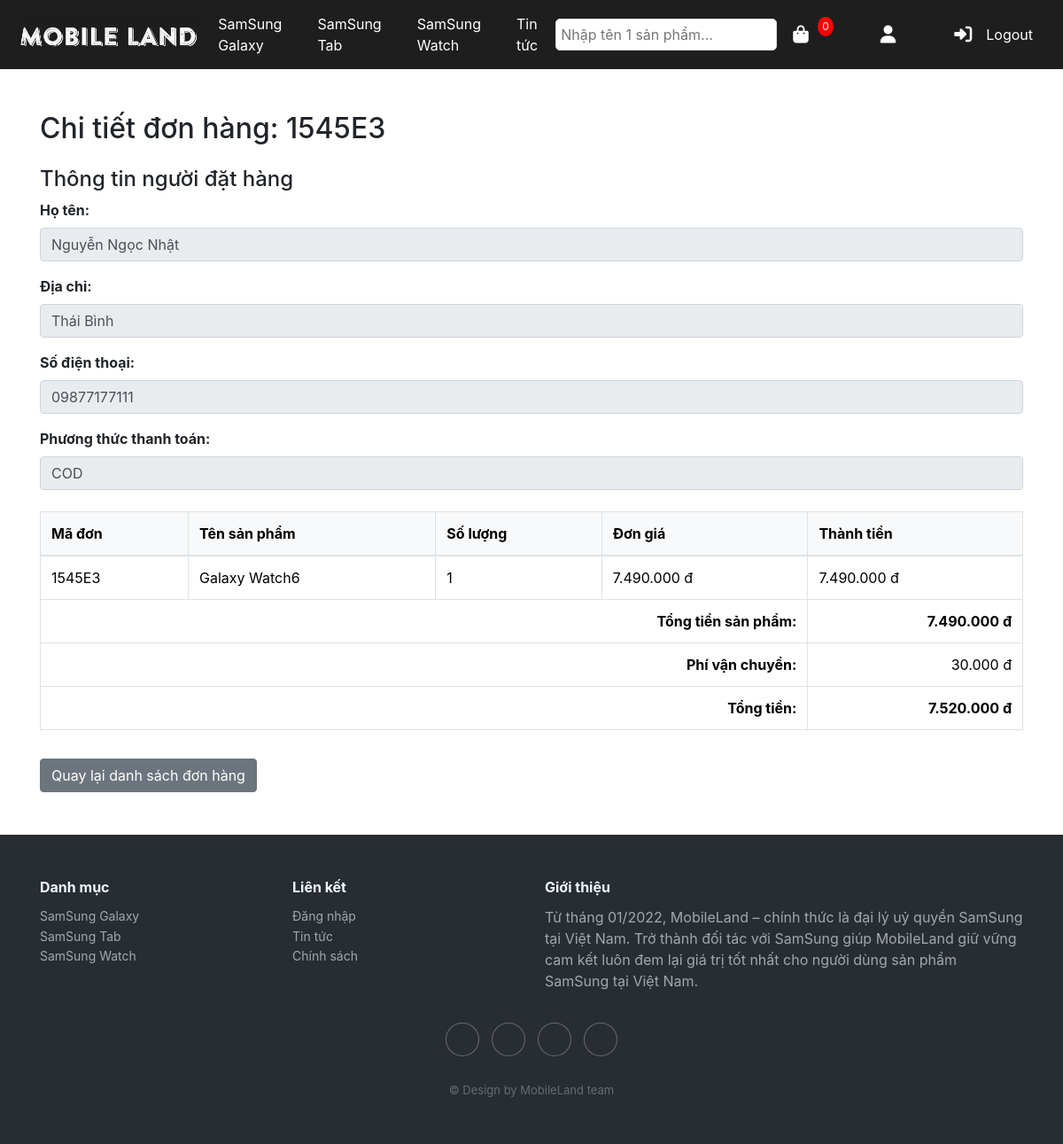
Screenshot of /?action=orderDetail&order_code=1545E3 (signed in) with the database file from the repository.
### tables this page shows
CREATE TABLE `categories` (
  `id` int NOT NULL,
  `cate_name` varchar(100) NOT NULL
);

CREATE TABLE `orders` (
  `id` int NOT NULL,
  `user_id` varchar(100) NOT NULL,
  `date` datetime NOT NULL DEFAULT CURRENT_TIMESTAMP,
  `total_amount` decimal(15,2) NOT NULL,
  `status` enum('Pending','Processing','Completed','Cancelled','Delivered') DEFAULT 'Processing',
  `address` text NOT NULL,
  `order_code` varchar(6) NOT NULL,
  `payment_method` varchar(5) DEFAULT NULL
);

CREATE TABLE `order_details` (
  `id` int NOT NULL,
  `order_id` int NOT NULL,
  `product_id` int NOT NULL,
  `quantity` int NOT NULL,
  `price` decimal(10,2) NOT NULL
);

CREATE TABLE `products` (
  `id` int NOT NULL,
  `name` varchar(100) NOT NULL,
  `price` decimal(10,2) NOT NULL,
  `list_price` decimal(10,2) NOT NULL,
  `img` varchar(255) NOT NULL,
  `description` text,
  `cate_id` int NOT NULL,
  `isActive` int NOT NULL
);

### app/controller/MainController.php (called while the page is built, shortened)
<?php
require_once './app/model/MainModel.php';
class MainController
{
    public static function orderDetailController()
    {
        $order_code = isset($_GET['order_code']) ? $_GET['order_code'] : 0;
        $order = OrderModel::getOrderByOrderCode($order_code);
        $order_details = OrderModel::getOrderDetail($order_code);
        require_once './app/view/order_detail.php';
    }
}

### app/model/CategoryModel.php (called while the page is built, shortened)
<?php
require_once 'MainModel.php';
class CategoryModel extends MainModel
{
    public static $SUNNY;
    public function __construct()
    {
        self::$SUNNY = $this->dbConnect();
    }
    public static function getAllCategories()
    {
        $sql = "SELECT * FROM categories";
        $stmt = self::$SUNNY->prepare($sql);
        $stmt->execute();
        return $stmt->fetchAll();
    }
}

### app/model/MainModel.php (called while the page is built, shortened)
<?php
require_once "CategoryModel.php";
require_once "OrderModel.php";
class MainModel
{
    public static function dbConnect()
    {
        $servername = "localhost";
        $username = "root";
        $password = "";
        $dbname = "dam";
        try {
            $conn = new PDO("mysql:host=$servername;dbname=$dbname;charset=utf8", $username, $password);
            $conn->setAttribute(PDO::ATTR_ERRMODE, PDO::ERRMODE_EXCEPTION);
        } catch (PDOException $e) {
            echo "Database error: " . $e->getMessage();
            die();
        }
        return $conn;
    }
}

### app/model/OrderModel.php (called while the page is built, shortened)
<?php
require_once 'MainModel.php';
class OrderModel extends MainModel
{
    protected static $db;
    public static function dbConnect()
    {
        self::$db = parent::dbConnect();
        return self::$db;
    }
    public static function getOrderDetail($order_code)
    {
        $sql = "SELECT order_details.*, products.name as name, orders.order_code
                FROM order_details
                JOIN products ON order_details.product_id = products.id
                JOIN orders ON order_details.order_id = orders.id
                WHERE orders.order_code = :order_code";
        $stmt = self::$db->prepare($sql);
        $stmt->execute([':order_code' => $order_code]);
        return $stmt->fetchAll(PDO::FETCH_ASSOC);
    }
    public static function getOrderByOrderCode($order_code)
    {
        $sql = "SELECT * FROM orders WHERE order_code = :order_code";
        $stmt = self::$db->prepare($sql);
        $stmt->execute([':order_code' => $order_code]);
        return $stmt->fetch(PDO::FETCH_ASSOC);
    }
}

### app/view/order_detail.php (the view, shortened to what this page needs)
<!DOCTYPE html>
<html lang="en">
<head>
    <link href="https://cdn.jsdelivr.net/npm/bootstrap@5.3.3/dist/css/bootstrap.min.css" rel="stylesheet">
</head>
<body>
<?php require_once 'header.php'; ?>
    <div class="container my-5">
        <h2 class="mb-4">Chi tiết đơn hàng: <?=$_GET['order_code'] ?></h2>
        <div class="mb-4">
            <h4>Thông tin người đặt hàng</h4>
            <form>
                <div class="mb-3">
                    <label for="name" class="form-label"><strong>Họ tên:</strong></label>
                    <input type="text" class="form-control" id="name" value="<?= htmlspecialchars($_SESSION['name']) ?>" disabled>
                </div>
                <div class="mb-3">
                    <label for="address" class="form-label"><strong>Địa chỉ:</strong></label>
                    <input type="text" class="form-control" id="address" value="<?= htmlspecialchars($order['address']) ?>" disabled>
                </div>
                <div class="mb-3">
                    <label for="phone" class="form-label"><strong>Số điện thoại:</strong></label>
                    <input type="text" class="form-control" id="phone" value="<?= htmlspecialchars($_SESSION['phone']) ?>" disabled>
                </div>
                <div class="mb-3">
                    <label for="payment_method" class="form-label"><strong>Phương thức thanh toán:</strong></label>
                    <input type="text" class="form-control" id="payment_method" value="<?= htmlspecialchars($order['payment_method']) ?>" disabled>
                </div>
            </form>
        </div>
        <?php
        if (empty($order_details)): ?>
            <div class="alert alert-warning">Không tìm thấy chi tiết đơn hàng.</div>
        <?php else: ?>
            <table class="table table-bordered">
                <thead class="table-light">
                    <tr>
                        <th>Mã đơn</th>
                        <th>Tên sản phẩm</th>
                        <th>Số lượng</th>
                        <th>Đơn giá</th>
                        <th>Thành tiền</th>
                    </tr>
                </thead>
                <tbody>
                    <?php
                    $total_price = 0;
                    foreach ($order_details as $item):
                        $item_total = $item['quantity'] * $item['price'];
                        $total_price += $item_total;
                    ?>
                        <tr>
                            <td><?= htmlspecialchars($item['order_code']) ?></td>
                            <td><?= htmlspecialchars($item['name']) ?></td>
                            <td><?= htmlspecialchars($item['quantity']) ?></td>
                            <td><?= number_format($item['price'], 0, ',', '.') ?> đ</td>
                            <td><?= number_format($item_total, 0, ',', '.') ?> đ</td>
                        </tr>
                    <?php endforeach; ?>
                </tbody>
                <tfoot>
                    <?php
                    $shipping_fee = 30000;
                    $total_price_with_shipping = $total_price + $shipping_fee;
                    ?>
                    <tr>
                        <td colspan="4" class="text-end"><strong>Tổng tiền sản phẩm:</strong></td>
                        <td class="text-end"><strong><?= number_format($total_price, 0, ',', '.') ?> đ</strong></td>
                    </tr>
                    <tr>
                        <td colspan="4" class="text-end"><strong>Phí vận chuyển:</strong></td>
                        <td class="text-end"><?= number_format($shipping_fee, 0, ',', '.') ?> đ</td>
                    </tr>
                    <tr>
                        <td colspan="4" class="text-end"><strong>Tổng tiền:</strong></td>
                        <td class="text-end"><strong><?= number_format($total_price_with_shipping, 0, ',', '.') ?> đ</strong></td>
                    </tr>
                </tfoot>
            </table>
        <?php endif; ?>
        <a href="?action=history" class="btn btn-secondary mt-3">Quay lại danh sách đơn hàng</a>
    </div>
</body>
<?php require_once 'footer.php'; ?>
</html>

### app/view/header.php (shortened to what this page needs)
<?php
$categories = CategoryModel::getAllCategories();
?>
<!DOCTYPE html>
<html lang="en">
<head>
    <link href="https://cdn.jsdelivr.net/npm/bootstrap@5.3.3/dist/css/bootstrap.min.css" rel="stylesheet">
</head>
<body>
    <div class="menu-container">
        <div class="nav-bar">
            <a href="?action=home"><img src="assets/img/logo_1222.jpg" alt="Logo" class="logo"></a>
            <nav class="menu">
                <?php
                foreach ($categories as $category) {
                    echo '<a href="?action=category&id=' . $category['id'] . '" class="menu-item">' . $category['cate_name'] . '</a>';
                }
                ?>
                <a href="?action=tintuc" class="menu-item">Tin tức</a>
            </nav>
            <form action="?action=search" class="search-form" method="post">
                <input type="text" id="search" name="keyword" placeholder="Nhập tên 1 sản phẩm..." required onkeypress="if(event.key === 'Enter'){ this.form.submit(); return false; }">
            </form>
            <div class="right-section">
                <a href="?action=cart" class="cart-icon">
                    <i class="fa-solid fa-bag-shopping"></i>
                    <span class="cart-badge">
                        <?php
                        $totalQuantity = 0;
                        ?>
                        <?= $totalQuantity > 0 ? $totalQuantity : 0 ?>
                    </span>
                </a>
                <?php
                if (isset($_SESSION['logged_in']) && $_SESSION['logged_in'] == true) {
                    echo '<a href="?action=profile&id=' . $_SESSION['user_id'] . '"><i class="fa-solid fa-user"></i> </a>';
                    echo '<a href="?action=logout"><i class="fa-solid fa-right-to-bracket"></i> Logout</a>';
                } else {
                    echo '<a href="?action=login"><i class="fa-solid fa-user"></i> </a>';
                }
                ?>
            </div>
        </div>
    </div>
</body>
</html>

### app/view/footer.php (shortened to what this page needs)
<?php
$categories = CategoryModel::getAllCategories();
?>
<!DOCTYPE html>
<html>
<head>
	<link rel="stylesheet" href="https://cdnjs.cloudflare.com/ajax/libs/twitter-bootstrap/4.1.3/css/bootstrap.min.css">
	<link rel="stylesheet" href="https://cdnjs.cloudflare.com/ajax/libs/ionicons/2.0.1/css/ionicons.min.css">
	<link rel="stylesheet" href="assets/styles/footer.css?v=<?php echo time(); ?>">
</head>
<body>
	<div class="footer-dark">
		<footer>
			<div class="container">
				<div class="row">
					<div class="col-sm-6 col-md-3 item">
						<h3>Danh mục</h3>
						<ul>
							<?php
							foreach ($categories as $category) {
								echo "<li><a href='?action=category&id=" . $category['id'] . "'>" . $category['cate_name'] . "</a></li>";
							}
							?>
						</ul>
					</div>
					<div class="col-sm-6 col-md-3 item">
						<h3>Liên kết</h3>
						<ul>
							<li><a href="?act=login">Đăng nhập</a></li>
							<li><a href="?act=news">Tin tức</a></li>
							<li><a href="?act=policy">Chính sách</a></li>
						</ul>
					</div>
					<div class="col-md-6 item text">
						<h3>Giới thiệu</h3>
						<p>Từ tháng 01/2022, MobileLand – chính thức là đại lý uỷ quyền SamSung tại Việt Nam. Trở thành đối tác với SamSung giúp MobileLand giữ vững cam kết luôn đem lại giá trị tốt nhất cho người dùng sản phẩm SamSung tại Việt Nam.
						</p>
					</div>
					<div class="col item social"><a href="#"></a><a href="#"></a><a href="#"></a><a href="#"></a></div>
				</div>
				<p class="copyright">© Design by MobileLand team</p>
			</div>
		</footer>
	</div>
</body>
</html>

### assets/styles/footer.css (style rules this page uses)
.footer-dark { padding:50px 0; color:#f0f9ff; background-color:#282d32; }
.footer-dark h3 { margin-top:0; margin-bottom:12px; font-weight:bold; font-size:16px; }
.footer-dark ul { padding:0; list-style:none; line-height:1.6; font-size:14px; margin-bottom:0; }
.footer-dark ul a { color:inherit; text-decoration:none; opacity:0.6; }
.footer-dark .item.text { margin-bottom:36px; }
.footer-dark .item.text p { opacity:0.6; margin-bottom:0; }
.footer-dark .item.social { text-align:center; }
.footer-dark .item.social > a { font-size:20px; width:36px; height:36px; line-height:36px; display:inline-block; text-align:center; border-radius:50%; box-shadow:0 0 0 1px rgba(255,255,255,0.4); margin:0 8px; color:#fff; opacity:0.75; }
.footer-dark .copyright { text-align:center; padding-top:24px; opacity:0.3; font-size:13px; margin-bottom:0; }

### app/view/header.php (style rules this page uses)
.nav-bar { background-color: #1e1e1e; padding: 10px 20px; display: flex; align-items: center; justify-content: space-between; position: sticky; top: 0; z-index: 1000; }
.logo { max-height: 40px; }
.menu { display: flex; justify-content: center; flex: 1; }
.menu-item { color: #ffffff; text-decoration: none; font-size: 16px; margin: 0 15px; padding: 5px; }
.right-section { display: flex; align-items: center; gap: 20px; padding-right: 20px; }
.right-section a { color: #ffffff; text-decoration: none; font-size: 16px; }
.cart-icon { position: relative; }
.cart-badge { position: absolute; top: -5px; right: -10px; background-color: red; color: white; font-size: 12px; padding: 2px 5px; border-radius: 50%; }
.search-form input[type="text"] { padding: 5px; font-size: 16px; border: 1px solid #ddd; border-radius: 5px; width: 250px; }
.cart-icon i, .fa-user, .fa-right-to-bracket, .fa-magnifying-glass { font-size: 20px; }
.right-section { display: flex; align-items: center; gap: 30px; }
.right-section i { margin: 0 8px; }
.cart-icon { margin-right: 15px; padding: 5px; }
.right-section a { padding: 5px 10px; display: flex; align-items: center; gap: 8px; }

### rows the page displays
categories: cate_name "SamSung Galaxy"
categories: cate_name "SamSung Tab"
categories: cate_name "SamSung Watch"
orders: address "Thái Bình", payment_method "COD"
order_details: order.order_code "1545E3", product.name "Galaxy Watch6", quantity "1", price "7.490.000", item_total "7.490.000"

### other values shown
$_GET['order_code'] "1545E3"
$total_price "7.490.000"
$shipping_fee "30.000"
$total_price_with_shipping "7.520.000"
